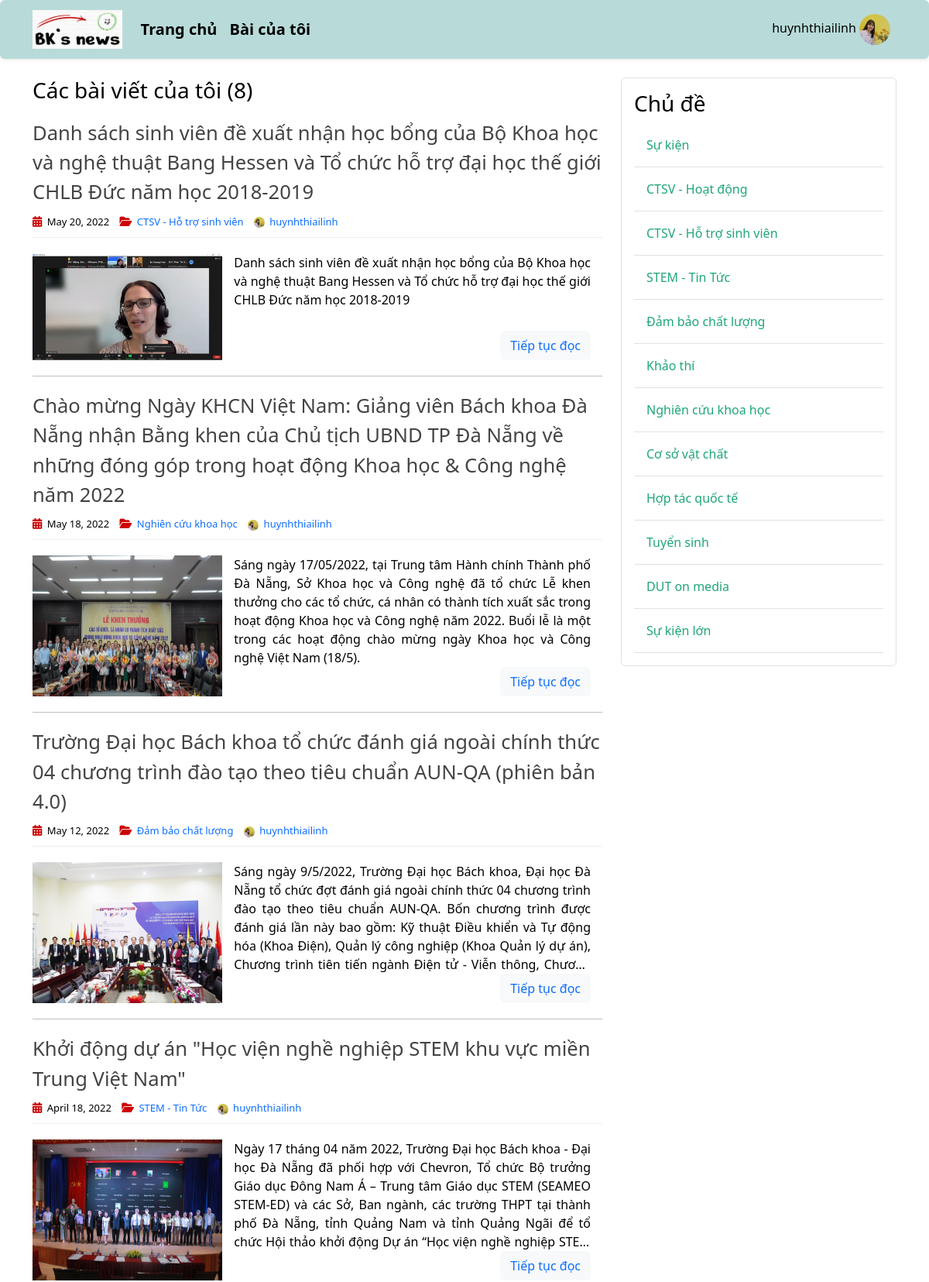
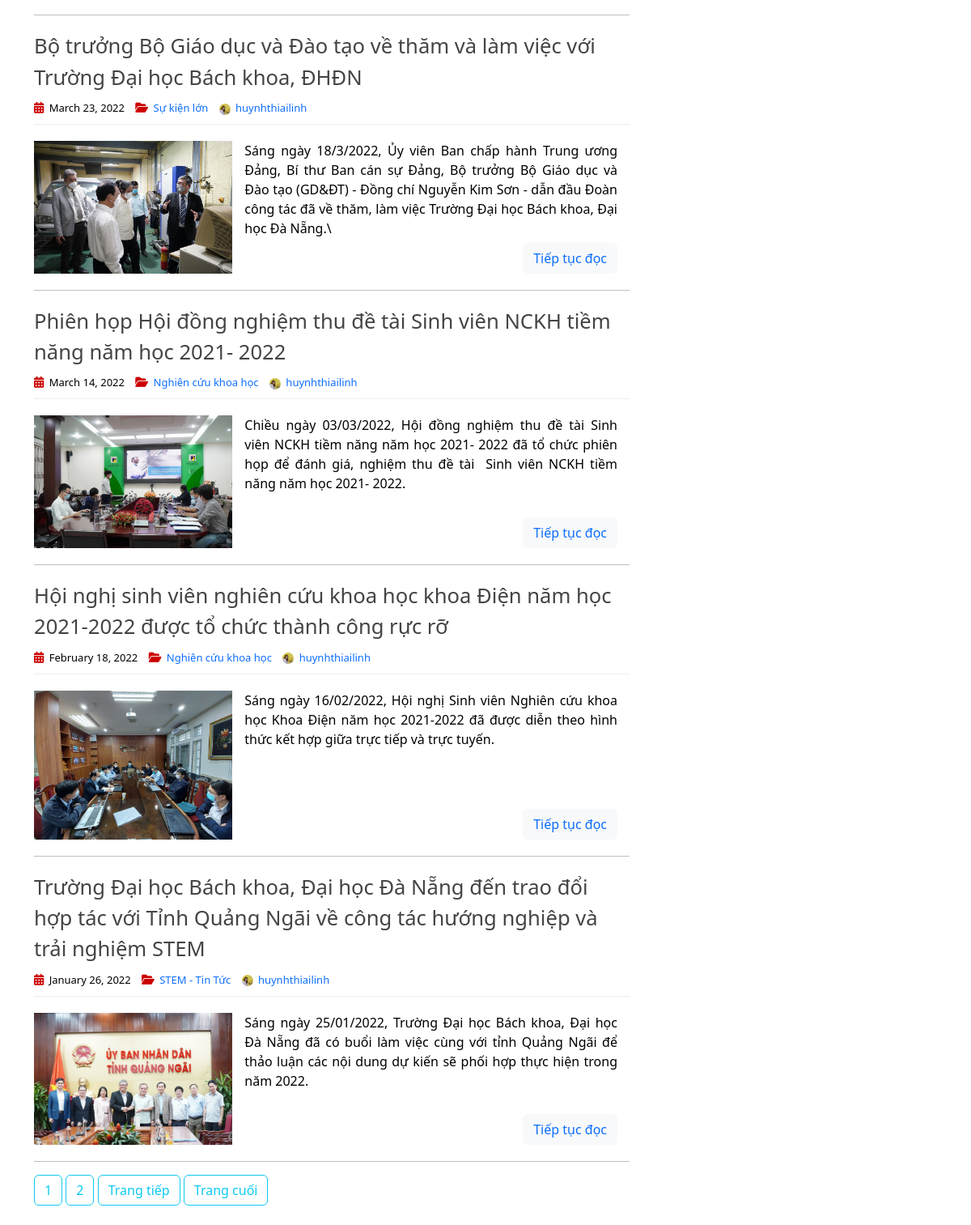
Screenshot of /mine (signed in) with the database file from the repository (2 pictures, top to bottom).
### user_app/models.py (models this page shows, shortened)
class Profile(models.Model):
    user = models.OneToOneField(User, on_delete=models.CASCADE)
    avatar = models.ImageField(default='default.jpg', upload_to='profile_pics')

### post_app/models.py (models this page shows, shortened)
class Post(models.Model):
    title = models.CharField(max_length=255)
    content = RichTextField(blank=True, null=True)
    date_posted = models.DateTimeField(default=timezone.now)
    author = models.ForeignKey(User, on_delete=models.CASCADE)
    image = models.ImageField(default='post_default.jpg', upload_to='post_pics')
    topic = models.ForeignKey(Topic, on_delete=models.CASCADE, null=True, blank=False)

class Topic(models.Model):
    name = models.TextField(max_length=256)

### post_app/views.py (the view)
# urls.py: path('mine', MyPostListView.as_view(), name='mine'),
class MyPostListView(ListView):
    model = Post
    template_name = 'post/my_posts.html'
    context_object_name = 'posts'
    paginate_by = 5
    def get_queryset(self):
        user = self.request.user
        return Post.objects.filter(author=user).order_by('-date_posted')
    def get_context_data(self, **kwargs):
        user = self.request.user
        context = super(MyPostListView, self).get_context_data(**kwargs)
        context['posts'] = Post.objects.filter(author=user).order_by('-date_posted')
        context['topics'] = Topic.objects.all()
        return context

### post_app/templates/post/my_posts.html (shortened to what this page needs)
{% extends 'base.html' %}
{% load static %}
{% block post_content %}
<head>
    <link rel="stylesheet" type="text/css" href="{% static 'article/home.css' %}">
</head>
    <h3 class="mb-3">Các bài viết của tôi ({{ page_obj.paginator.count }})</h3>
    {% for post in posts %}
    <article>
        <header>
            <h2>
                <a href="{% url 'post-detail' post.id %}" class="post-title">
                    {{ post.title }}
                </a>
            </h2>
            <div class="entry-meta">
                <span>
                    <i class="fa-solid fa-calendar-days"></i>
                    {{ post.date_posted | date:"F d, Y" }}
                </span>
                <span>
                    <i class="fa-solid fa-folder-open"></i>
                    <a href="{% url 'topic-posts' post.topic.id %}" class="topic-link">
                        {{ post.topic.name }}
                    </a>
                </span>
                <span>
                    <img class="rounded-circle account-img" src="{{ post.author.profile.avatar.url }}" alt="account-image">
                    <a href="{% url 'user-posts' post.author.username %}" class="ms-auto">{{ post.author }}</a>
                </span>
            </div>
        </header>
        <div class="entry-content">
            <img class="col-sm-4" src="{{ post.image.url }}" alt="image">
            <div class="post-content">
                <div class="truncate-content">
                    {{ post.content|safe }}
                </div>
                <p>
                    <button type="button" class="btn btn-light">
                        <a href="{% url 'post-detail' post.id %}">
                            Tiếp tục đọc
                        </a>
                    </button>
                </p>
            </div>
        </div>
    </article>
        <hr class="section-divider">
    {% endfor%}
    {% if is_paginated %}
        {% for num in page_obj.paginator.page_range %}
            {% if page_obj.number == num %}
            <a class="btn btn-outline-info mb-4" href="?page={{ num }}">{{ num }}</a>
            {% elif num > page_obj.number|add:'-3' and num < page_obj.number|add:'3' %}
                <a class="btn btn-outline-info mb-4" href="?page={{ num }}">{{ num }}</a>
            {% endif %}
        {% endfor %}
        {% if page_obj.has_next %}
            <a class="btn btn-outline-info mb-4" href="?page={{ page_obj.next_page_number }}">Trang tiếp</a>
            <a class="btn btn-outline-info mb-4" href="?page={{ page_obj.paginator.num_pages }}">Trang cuối</a>
        {% endif%}
    {% endif%}
{% endblock post_content %}
{% block topic_content %}
    {% include 'topic/topic_sidebar.html' %}
{% endblock topic_content %}

### templates/base.html (shortened to what this page needs)
{% load static %}
<!DOCTYPE html>
<html lang="en">
<head>
    <link href="https://cdn.jsdelivr.net/npm/bootstrap@5.2.0-beta1/dist/css/bootstrap.min.css" rel="stylesheet">
    <link rel="stylesheet" type="text/css" href="{% static 'css/main.css' %}">
    <link rel="stylesheet" href="https://cdnjs.cloudflare.com/ajax/libs/font-awesome/6.1.1/css/all.min.css" />
</head>
<body>
    <header>
        <nav class="navbar navbar-expand-md fixed-top navbar-light shadow-sm rounded">
            <div class="container">
                <a href="{% url 'home' %}" class="navbar-brand mr-4">
                    <img id="logo" src="{% static 'images/logo.jpg' %}" alt="logo">
                </a>
                <div class="collapse navbar-collapse">
                    <div class="navbar-nav">
                        <a href="{% url 'home' %}" class="nav-item nav-link fs-5 fw-bold">Trang chủ</a>
                        {% if user.is_authenticated %}
                        <a href="{% url 'mine' %}" class="nav-item nav-link fs-5 fw-bold">Bài của tôi</a>
                        {% endif %}
                    </div>
                    <div class="navbar-nav">
                        {% if user.is_authenticated %}
                            <div class="dropdown nav-item nav-link">
                                <div type="button" id="dropdownMenuButton1" data-bs-toggle="dropdown" aria-expanded="false">
                                    <span>{{ user.username }}</span>
                                    <img src="{{ user.profile.avatar.url }}" alt="avatar" class="rounded-circle navbar-avatar-img">
                                </div>
                            </div>
                        {% endif %}
                    </div>
                </div>
            </div>
        </nav>
    </header>
    <main role="main" class="container">
        <div class="row">
            <div class="col-md-8">
                {% block post_content %}{% endblock %}
            </div>
            <div class="col-md-4">
                {% block topic_content %}{% endblock %}
            </div>
        </div>
    </main>
</html>

### post_app/templates/topic/topic_sidebar.html
<div class="content-section border p-3 rounded">
    <h3>Chủ đề</h3>
    {% for topic in topics %}
        <a href="{% url 'topic-posts' topic.id %}" class="topic-link">
            <div class="border-bottom w-100 p-3">
                {{topic.name}}
            </div>
        </a>
    {% endfor%}
</div>

### post_management_system/static/css/main.css (style rules this page uses)
body { color: #000; margin-top: 5rem; }
a, a:hover { text-decoration: none; }
header > nav { background-color: #B8DBD9; }
.navbar-expand-md .navbar-collapse { justify-content: space-between; }
.nav-item.nav-link { display: inline; color: #000; }
.navbar-avatar-img { height: 40px; width: 40px; }
#logo { height: 50px; }
main { margin-top: 100px; }

### post_app/static/article/home.css (style rules this page uses)
a, a:hover { text-decoration: none; }
article { margin-bottom: 20px; }
article header { border-bottom: 1px solid #eee; padding-bottom: 9px; }
.post-title { color: #444; font-size: 1.6rem; }
.entry-meta span { font-size: 13px; margin-right: 10px; }
.entry-meta i { font-size: 14px; margin-right: 3px; color: #cc0000; }
.account-img { height: 14px; width: 14px; margin-right: 3px; border: #cc0000; }
.truncate-content p:first-child { display: -webkit-box; -webkit-line-clamp: 6; -webkit-box-orient: vertical; overflow: hidden; text-overflow: ellipsis; margin-bottom: 0; text-align: justify; }
.entry-content { display: flex; flex-direction: row; margin-top: 20px; }
.post-content { display: flex; flex-direction: column; justify-content: space-between; align-items: flex-end; min-height: 1px; padding-right: 15px; padding-left: 15px; }
.post-content > * { margin-bottom: 0; }
.topic-link div { color: #1fa67a; }

### rows the page displays
Post: title "Danh sách sinh viên đề xuất nhận học bổng của Bộ Khoa học và nghệ thuật Bang Hessen và Tổ chức hỗ trợ đại học thế giới CHLB Đức năm học 2018-2019", date_posted "May 20, 2022", topic.name "CTSV - Hỗ trợ sinh viên", author.profile.avatar (picture), author "huynhthiailinh", image (picture), content "Danh sách sinh viên đề xuất nhận học bổng của Bộ Khoa học và nghệ thuật Bang Hessen và Tổ chức hỗ trợ đại học thế giới CHLB Đức năm học 2018-2019"
Post: title "Chào mừng Ngày KHCN Việt Nam: Giảng viên Bách khoa Đà Nẵng nhận Bằng khen của Chủ tịch UBND TP Đà Nẵng về những đóng góp trong hoạt động Khoa học & Công nghệ năm 2022", date_posted "May 18, 2022", topic.name "Nghiên cứu khoa học", author.profile.avatar (picture), author "huynhthiailinh", image (picture), content "Sáng ngày 17/05/2022, tại Trung tâm Hành chính Thành phố Đà Nẵng, Sở Khoa học và Công nghệ đã tổ chức Lễ khen thưởng cho các tổ chức, cá nhân có thành tích xuất sắc trong hoạt động Khoa học và Công nghệ năm 2022. Buổi lễ là một trong các hoạt động chào mừng ngày Khoa học và Công nghệ Việt Nam (18/5)."
Post: title "Trường Đại học Bách khoa tổ chức đánh giá ngoài chính thức 04 chương trình đào tạo theo tiêu chuẩn AUN-QA (phiên bản 4.0)", date_posted "May 12, 2022", topic.name "Đảm bảo chất lượng", author.profile.avatar (picture), author "huynhthiailinh", image (picture), content "Sáng ngày 9/5/2022, Trường Đại học Bách khoa, Đại học Đà Nẵng tổ chức đợt đánh giá ngoài chính thức 04 chương trình đào tạo theo tiêu chuẩn AUN-QA. Bốn chương trình được đánh giá lần này bao gồm: Kỹ thuật Điều khiển và Tự động hóa (Khoa Điện), Quản lý công nghiệp (Khoa Quản lý dự án), Chương trình tiên tiến ngành Điện tử - Viễn thông,…"
Post: title "Khởi động dự án \"Học viện nghề nghiệp STEM khu vực miền Trung Việt Nam\"", date_posted "April 18, 2022", topic.name "STEM - Tin Tức", author.profile.avatar (picture), author "huynhthiailinh", image (picture), content "Ngày 17 tháng 04 năm 2022, Trường Đại học Bách khoa - Đại học Đà Nẵng đã phối hợp với Chevron, Tổ chức Bộ trưởng Giáo dục Đông Nam Á – Trung tâm Giáo dục STEM (SEAMEO STEM-ED) và các Sở, Ban ngành, các trường THPT tại thành phố Đà Nẵng, tỉnh Quảng Nam và tỉnh Quảng Ngãi để tổ chức Hội thảo khởi động Dự án “Học viện nghề nghiệp…"
Post: title "Bộ trưởng Bộ Giáo dục và Đào tạo về thăm và làm việc với Trường Đại học Bách khoa, ĐHĐN", date_posted "March 23, 2022", topic.name "Sự kiện lớn", author.profile.avatar (picture), author "huynhthiailinh", image (picture), content "Sáng ngày 18/3/2022, Ủy viên Ban chấp hành Trung ương Đảng, Bí thư Ban cán sự Đảng, Bộ trưởng Bộ Giáo dục và Đào tạo (GD&ĐT) - Đồng chí Nguyễn Kim Sơn - dẫn đầu Đoàn công tác đã về thăm, làm việc Trường Đại học Bách khoa, Đại học Đà Nẵng.\\"
Post: title "Phiên họp Hội đồng nghiệm thu đề tài Sinh viên NCKH tiềm năng năm học 2021- 2022", date_posted "March 14, 2022", topic.name "Nghiên cứu khoa học", author.profile.avatar (picture), author "huynhthiailinh", image (picture), content "Chiều ngày 03/03/2022, Hội đồng nghiệm thu đề tài Sinh viên NCKH tiềm năng năm học 2021- 2022 đã tổ chức phiên họp để đánh giá, nghiệm thu đề tài Sinh viên NCKH tiềm năng năm học 2021- 2022."
Post: title "Hội nghị sinh viên nghiên cứu khoa học khoa Điện năm học 2021-2022 được tổ chức thành công rực rỡ", date_posted "February 18, 2022", topic.name "Nghiên cứu khoa học", author.profile.avatar (picture), author "huynhthiailinh", image (picture), content "Sáng ngày 16/02/2022, Hội nghị Sinh viên Nghiên cứu khoa học Khoa Điện năm học 2021-2022 đã được diễn theo hình thức kết hợp giữa trực tiếp và trực tuyến."
Post: title "Trường Đại học Bách khoa, Đại học Đà Nẵng đến trao đổi hợp tác với Tỉnh Quảng Ngãi về công tác hướng nghiệp và trải nghiệm STEM", date_posted "January 26, 2022", topic.name "STEM - Tin Tức", author.profile.avatar (picture), author "huynhthiailinh", image (picture), content "Sáng ngày 25/01/2022, Trường Đại học Bách khoa, Đại học Đà Nẵng đã có buổi làm việc cùng với tỉnh Quảng Ngãi để thảo luận các nội dung dự kiến sẽ phối hợp thực hiện trong năm 2022."
Topic: name "Sự kiện"
Topic: name "CTSV - Hoạt động"
Topic: name "CTSV - Hỗ trợ sinh viên"
Topic: name "STEM - Tin Tức"
Topic: name "Đảm bảo chất lượng"
Topic: name "Khảo thí"
Topic: name "Nghiên cứu khoa học"
Topic: name "Cơ sở vật chất"
Topic: name "Hợp tác quốc tế"
Topic: name "Tuyển sinh"
Topic: name "DUT on media"
Topic: name "Sự kiện lớn"

### other values shown
{{ user.username }} "huynhthiailinh"
{{ page_obj.paginator.count }} "8"
{{ num }} "1"
{{ num }} "2"
